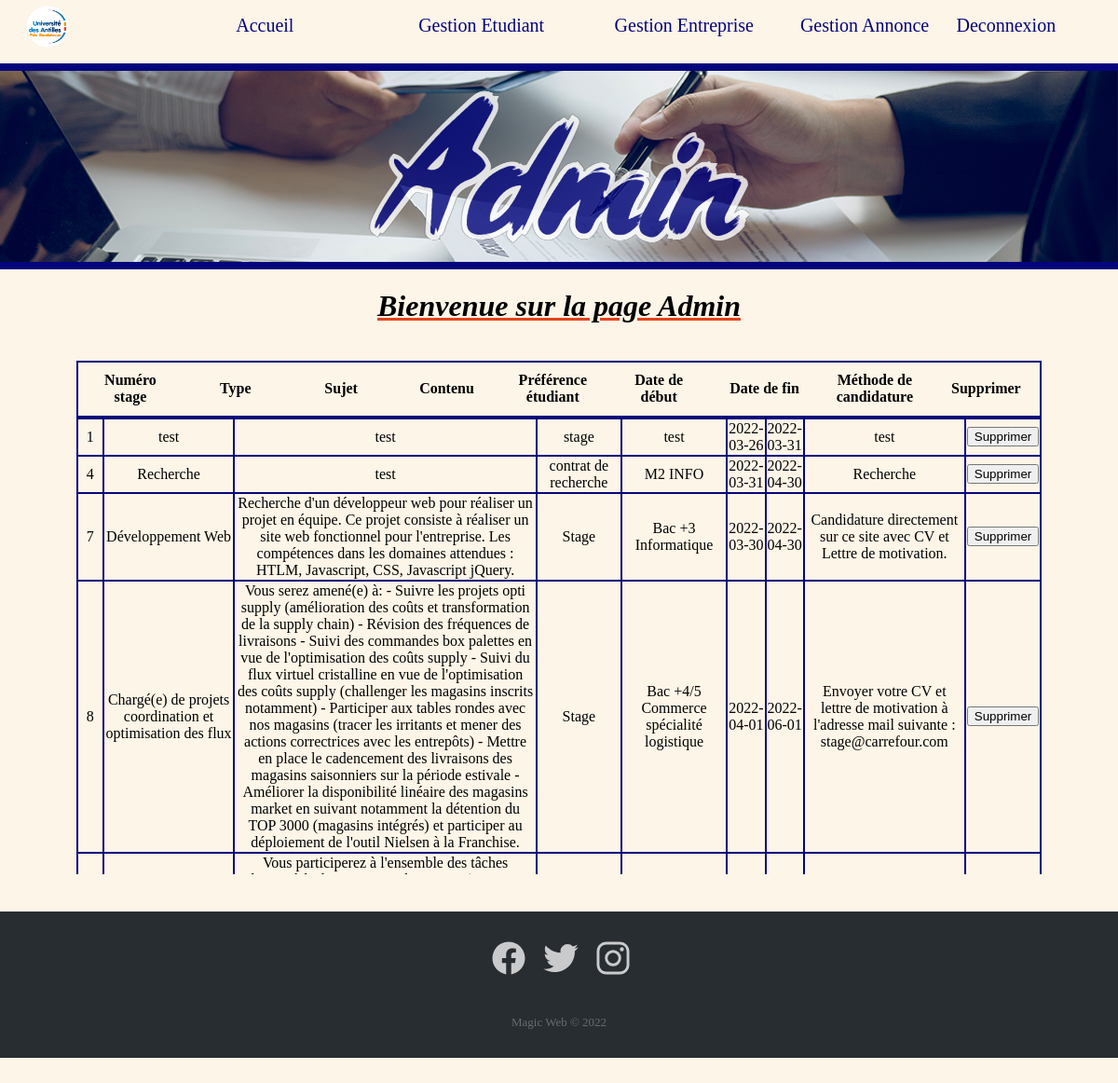
The app's page /admin.php with its own data.
### tables this page shows
CREATE TABLE `stage` (
  `id_stage` int(11) NOT NULL,
  `sujet` varchar(100) NOT NULL,
  `contenu` text NOT NULL,
  `pref_etu` varchar(50) DEFAULT NULL,
  `date_debut` date DEFAULT NULL,
  `date_fin` date DEFAULT NULL,
  `date_supp` date DEFAULT NULL,
  `methode_cand` text,
  `type` varchar(100) DEFAULT NULL,
  `id_contact` int(11) NOT NULL
);

### admin.php (the view, shortened to what this page needs)
<?php
	$servername = "localhost";
	$username = "root";
	$password = "root";
	$dbname = "gestion_stage";
	$conn = new mysqli($servername, $username, $password,$dbname);
?>
<!DOCTYPE html>
<html>
<head>
<?php
	 echo '<link rel="stylesheet" href="site.css">';
	?>
</head>
<body>
		<header>
			<ul class="menu">
				<li><a href="admin.php"><img id="univ" src= "univ.png"></a></li>
				<li><a id="nav" href="admin.php">Accueil</a></li>
			    <li><a id="nav" href="admin_Etudiant.php">Gestion Etudiant</a></li>
			    <li><a id="nav" href="admin_Entreprise.php">Gestion Entreprise</a></li>
				<li><a id="nav" href="admin_Annonce.php">Gestion Annonce</a></li>
			    <li><a id="nav" href="deconnexion.php">Deconnexion</a></li>
			</ul>
		</header>
		<div id="layout">
		    <div id="block">
		      <img id="img" src='images/admin.png' alt=''>
		    </div>
		</div>
	    <h1> Bienvenue sur la page Admin </h1> </br>
		<div id="content">
			<table align="center">
					<thead>
						<tr>
							<th>Numéro stage</th>
							<th>Type</th>
							<th>Sujet</th>
							<th>Contenu</th>
							<th>Préférence étudiant</th>
							<th>Date de début</th>
							<th>Date de fin</th>
							<th>Méthode de candidature</th>
							<th> Supprimer </th>
						</tr>
					</thead>
					<tbody>
						<?php
							$req="SELECT * FROM stage";
							$result = $conn->query($req);
							if ($result->num_rows > 0 ){
								while ($row = $result->fetch_assoc())
								{
									?>
									<tr>
										<td><?php echo $row['id_stage']?></td>
										<td><?php echo utf8_encode($row['sujet'])?></td>
										<td><?php echo utf8_encode($row['contenu'])?></td>
										<td><?php echo utf8_encode($row['type'])?></td>
										<td><?php echo utf8_encode($row['pref_etu'])?></td>
										<td><?php echo $row['date_debut']?></td>
										<td><?php echo $row['date_fin']?></td>
										<td><?php echo utf8_encode($row['methode_cand'])?></td>
										<td><form action="supprimer.php" method="POST">
										<input  type="submit" value="Supprimer" name="supprimer" />
										</form></td>
									</tr>
									<?php
								}
							}
							?>
					</tbody>
			</table>
		</div>
	<div class="footer-dark">
        <footer>
            <div class="container">
                <div class="row">
                    <div class="col item social">
                    	<a href="https://www.facebook.com/univ.antilles/"><i class="icon ion-social-facebook" data-icon="ion:logo-facebook"></i></a>
                    	<a href="https://twitter.com/univantilles/"><i class="icon ion-social-twitter"></i></a>
                    	<a href="https://www.instagram.com/univantilles/"><i class="icon ion-social-instagram"></i></a>
                    </div>
                </div>
                <p class="copyright">Magic Web © 2022</p>
            </div>
        </footer>
    </div>
</body>
</html>

### site.css (style rules this page uses)
html { height : auto; width : auto; margin : 0; padding : 0; }
#univ { width: 46px; height: 45px; border-radius: 50%; overflow: hidden; margin-top: -6px; }
ul { background : #fdf5e7; margin : 0; padding : 0; list-style-type: none; overflow: hidden; border-bottom: 8px solid; border-bottom-color: #05057c; font-size: 20px; }
li { display : inline-block; }
li a { display: inline-block; color: #05057c; text-align: center; padding: 12px 28px; text-decoration: none; }
#nav { left : 100%; float: left; position: relative; justify-content : space-between; }
#nav:after { content: ""; position: absolute; width: 0%; height: 1px; display: block; transition: all 0.3s ease; bottom: 25%; }
#layout { background-image: url("images/emploi.png"); height : 100%; width: 100%; border-bottom: 8px solid; border-bottom-color: #05057c; }
#block { margin: 0 auto; opacity: 0.8; }
#img { position : relative; display: block; margin: 0px auto; padding : 20px; height: 75%; }
body h1 { text-align : center; text-decoration : underline; text-decoration-color: #e4421a; }
body { margin :0; padding : 0; background : #fdf5e7; }
#content { width : 100%; height : 100%; text-align : center; }
table { height: 100%; width: 70%; color : black; padding-left : 10%; border-collapse: collapse; border-color: #05057c; }
div { padding-top : 0,1%; }
tr { padding:25%; border: 2px solid; border-color : #05057c; }
td { border: 2px solid; border-color :#05057c; color : black; width : 8%; }
tbody { display : block; height: 490px; overflow-y : auto; }
thead, tbody { display : block; }
th { padding : 1%; width: 7%; }
h1 { font-style : italic; }
.footer-dark { padding:30px 0; color:#f0f9ff; background-color:#282d32; margin-top : 40px; }
.footer-dark .item.social { text-align:center; }
.footer-dark .item.social > a { font-size:20px; width:36px; height:36px; line-height:36px; display:inline-block; text-align:center; margin:0 8px; color:#fff; opacity:0.75; }
.footer-dark .copyright { text-align:center; padding-top:24px; opacity:0.3; font-size:13px; margin-bottom:0; }

### records on screen
stage: id_stage "1", sujet "test", contenu "test", type "stage", pref_etu "test", date_debut "2022-03-26", date_fin "2022-03-31", methode_cand "test"
stage: id_stage "4", sujet "Recherche", contenu "test", type "contrat de recherche", pref_etu "M2 INFO", date_debut "2022-03-31", date_fin "2022-04-30", methode_cand "Recherche"
stage: id_stage "7", sujet "Développement Web", contenu "Recherche d'un développeur web pour réaliser un projet en équipe. Ce projet consiste à réaliser un site web fonctionnel pour l'entreprise. Les compétences dans les domaines attendues : HTLM, Javascript, CSS, Javascript jQuery.", type "Stage", pref_etu "Bac +3 Informatique", date_debut "2022-03-30", date_fin "2022-04-30", methode_cand "Candidature directement sur ce site avec CV et Lettre de motivation."
stage: id_stage "8", sujet "Chargé(e) de projets coordination et optimisation des flux", contenu "Vous serez amené(e) à: - Suivre les projets opti supply (amélioration des coûts et transformation de la supply chain) - Révision des fréquences de livraisons - Suivi des commandes box palettes en vue de l'optimisation des coûts supply - Suivi du flux virtuel cristalline en vue de l'optimisation des coûts supply (challenger les magasins inscrits notamment) - Participer aux tables rondes avec nos magasins (tracer les irritants et mener des actions correctrices avec les entrepôts) - Mettre en place le cadencement des livraisons des magasins saisonniers sur la période estivale - Améliorer la disponibilité linéaire des magasins market en suivant notamment la détention du TOP 3000 (magasins…", type "Stage", pref_etu "Bac +4/5 Commerce spécialité logistique", date_debut "2022-04-01", date_fin "2022-06-01", methode_cand "Envoyer votre CV et lettre de motivation à l'adresse mail suivante : stage@carrefour.com"
stage: contenu "Vous participerez à l'ensemble des tâches…"
